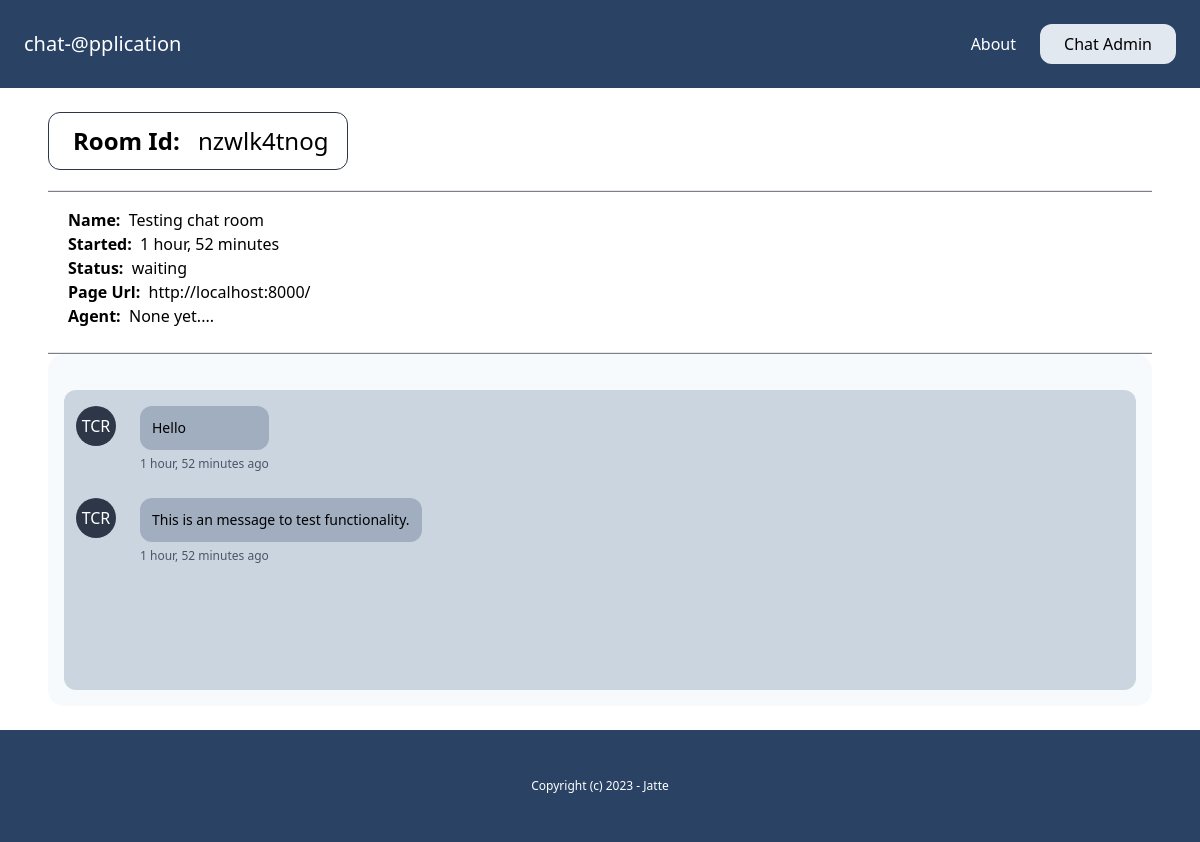
Screenshot of /admin-dashboard/room_details/nzwlk4tnog/ (signed in) with the database file from the repository.
### chat/models.py (models this page shows, shortened)
class Room(models.Model):
    WAITING = "waiting"
    ACTIVE = "active"
    CLOSED = "closed"
    CHOICES_STATUS = (
        (WAITING, "waiting"),
        (ACTIVE, "active"),
        (CLOSED, "closed"),
    )
    uuid = models.CharField(max_length=255)
    client = models.CharField(max_length=255)
    agent = models.ForeignKey(User, null=True, blank=True, related_name="rooms", on_delete=models.CASCADE)
    messages = models.ManyToManyField(Message, blank=True)
    url = models.CharField(max_length=255, blank=True, null=True)
    status = models.CharField(max_length=20, choices=CHOICES_STATUS, default=WAITING)
    created_at = models.DateTimeField(auto_now_add=True)
    class Meta:
        ordering = ("-created_at",)

class Message(models.Model):
    sent_by = models.CharField(max_length=255, blank=True, null=True)
    created_by = models.ForeignKey(User, null=True, blank=True, on_delete=models.CASCADE, related_name="receiver_user")
    content = models.TextField()
    created_at = models.DateTimeField(auto_now_add=True)
    class Meta:
        ordering = ("created_at",)

### chat/views.py (the view)
# urls.py: path("admin-dashboard/room_details/<str:uuid>/", views.get_room_details, name="room_details"),
@login_required
def get_room_details(request, uuid):
    if request.user.groups.first().name == "Manager":
        room = Room.objects.get(uuid=uuid)
        return render(request, "chat/room_details.html", {"room": room})

### chat/templatetags/chat_tags.py (called while the page is built)
@register.filter(name="initials")
def initials(value):
    initials = ""
    for name in value.split(" "):
        if name:
            initials += name[0].upper()
    return initials

### chat/templates/chat/room_details.html (shortened to what this page needs)
{% extends "core/base.html" %}
{% load chat_tags %}
{% block content %}
    <div>
        <h1 class="text-2xl border border-gray-800 rounded-xl max-w-[300px] p-3"><b class="mx-3">Room Id:</b> {{room.uuid}} </h1>
        <hr class="mt-5 text-black">
        <p class="mt-4 mx-5">
            <b>Name: &nbsp;</b>{{room.client}}<br>
            <b>Started: &nbsp;</b>{{room.created_at|timesince}}<br>
            <b>Status: &nbsp;</b>{{room.status}}<br>
            <b>Page Url: &nbsp;</b>{{room.url}}<br>
            <b>Agent: &nbsp;</b>{% firstof room.agent.name "None yet...."%}<br>
        </p>
        <hr class="mt-6">
        <div class="flex flex-col flex-auto flex-shrink-0 rounded-2xl bg-gray-100 h-full p-4">
            <div class="h-[300px] bg-gray-400 mt-5 overflow-scroll rounded-xl flex flex-col flex-grow">
                {% for message in room.messages.all %}
                    <div class="flex w-full max-w-md mt-2 space-x-3 {% if message.created_by %}ml-auto justify-end{% endif %}">
                        {% if not message.created_by %}
                            <div class="flex-shrink-0 h-10 w-10 rounded-full bg-gray-800 text-center text-white mx-3 my-2 pt-2">
                                {{message.sent_by|initials}}
                            </div>
                        {% endif %}
                        <div class="my-2">
                            <div class="p-3 rounded-xl {% if message.created_by %}bg-blue-600{% else %}bg-gray-500{% endif %}">
                                <p class="text-sm">{{message.content}}</p>
                            </div>
                            <span class="text-xs text-gray-700 leading-none">{{ message.created_at|timesince}} ago</span>
                        </div>
                    </div>
                {% endfor %}
            </div>
        </div>
    </div>
{% endblock %}

### core/templates/core/base.html (style rules this page uses)
hr { height: 1px; background-color: gray; }

### rows the page displays
Room: uuid "nzwlk4tnog", client "Testing chat room", created_at "1 hour, 52 minutes", status "waiting", url "http://localhost:8000/", agent "None yet...."
Message: sent_by|initials "TCR", content "Hello", created_at "1 hour, 52 minutes"
Message: sent_by|initials "TCR", content "This is an message to test functionality.", created_at "1 hour, 52 minutes"
